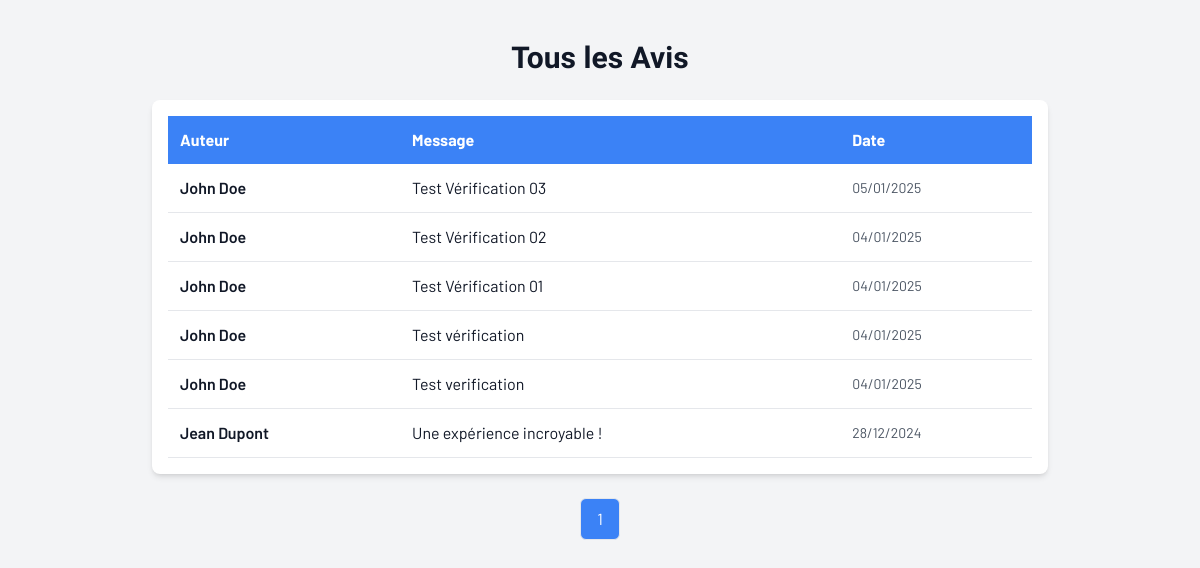
The app's page /avis_system_test/tous-les-avis.php with its own data.
### tables this page shows
CREATE TABLE `avis` (
  `id` int(11) NOT NULL,
  `message` text NOT NULL,
  `auteur` varchar(100) NOT NULL,
  `statut` enum('en_attente','approuve','refuse') DEFAULT 'en_attente',
  `date_creation` timestamp NOT NULL DEFAULT current_timestamp()
);

### avis_system_test/tous-les-avis.php (the view, shortened to what this page needs)
<?php
require_once '../config/config_unv.php';
$avisParPage = 10;
$pageCourante = isset($_GET['page']) ? max(1, intval($_GET['page'])) : 1;
$offset = ($pageCourante - 1) * $avisParPage;
$stmt = $pdo->prepare("SELECT message, auteur, date_creation FROM avis WHERE statut = 'approuve' ORDER BY date_creation DESC LIMIT :limit OFFSET :offset");
$stmt->bindValue(':limit', $avisParPage, PDO::PARAM_INT);
$stmt->bindValue(':offset', $offset, PDO::PARAM_INT);
$stmt->execute();
$avisValides = $stmt->fetchAll();
$totalAvis = $pdo->query("SELECT COUNT(*) FROM avis WHERE statut = 'approuve'")->fetchColumn();
$totalPages = ceil($totalAvis / $avisParPage);
?>
<!DOCTYPE html>
<html lang="fr">
<head>
  <script src="https://cdn.tailwindcss.com"></script>
  <link rel="stylesheet" href="../fonts/fonts-style-1.css" type="text/css">
</head>
<body class="bg-gray-100 text-gray-900">
  <div class="max-w-4xl mx-auto py-10">
    <h2 class="text-3xl font-bold text-center mb-6">Tous les Avis</h2>
    <div class="overflow-x-auto bg-white shadow-md rounded-lg p-4">
      <table class="min-w-full border-collapse">
        <thead>
          <tr class="bg-blue-500 text-white">
            <th class="p-3 text-left">Auteur</th>
            <th class="p-3 text-left">Message</th>
            <th class="p-3 text-left">Date</th>
          </tr>
        </thead>
        <tbody>
          <?php if ($avisValides): ?>
            <?php foreach ($avisValides as $avis): ?>
              <tr class="border-b hover:bg-gray-100">
                <td class="p-3 font-semibold"><?php echo htmlspecialchars($avis['auteur']); ?></td>
                <td class="p-3"><?php echo htmlspecialchars($avis['message']); ?></td>
                <td class="p-3 text-sm text-gray-600"><?php echo date('d/m/Y', strtotime($avis['date_creation'])); ?></td>
              </tr>
            <?php endforeach; ?>
          <?php else: ?>
            <tr>
              <td colspan="3" class="p-4 text-center text-gray-500">Aucun avis disponible.</td>
            </tr>
          <?php endif; ?>
        </tbody>
      </table>
    </div>
    <div class="mt-6 flex justify-center space-x-2">
      <?php for ($i = 1; $i <= $totalPages; $i++): ?>
        <a href="tous-les-avis.php?page=<?php echo $i; ?>"
          class="px-4 py-2 rounded-md border
                          <?php echo $i === $pageCourante ? 'bg-blue-500 text-white' : 'bg-white text-gray-700 hover:bg-blue-100'; ?>">
          <?php echo $i; ?>
        </a>
      <?php endfor; ?>
    </div>
  </div>
</body>
</html>

### records on screen
avis: auteur "John Doe", message "Test Vérification 03", date_creation "05/01/2025"
avis: auteur "John Doe", message "Test Vérification 02", date_creation "04/01/2025"
avis: auteur "John Doe", message "Test Vérification 01", date_creation "04/01/2025"
avis: auteur "John Doe", message "Test vérification", date_creation "04/01/2025"
avis: auteur "John Doe", message "Test verification", date_creation "04/01/2025"
avis: auteur "Jean Dupont", message "Une expérience incroyable !", date_creation "28/12/2024"
